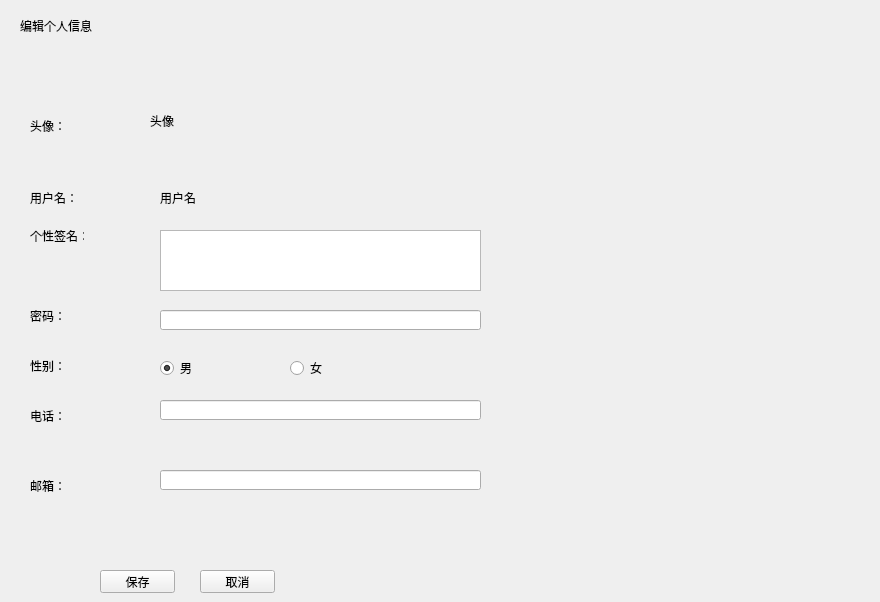
        <widget class="QWidget" name="user_set">
         <widget class="QWidget" name="widget_2" native="true">
          <property name="geometry">
           <rect>
            <x>0</x>
            <y>0</y>
            <width>871</width>
            <height>40</height>
           </rect>
          </property>
          <widget class="QLabel" name="label_17">
           <property name="geometry">
            <rect>
             <x>20</x>
             <y>15</y>
             <width>151</width>
             <height>21</height>
            </rect>
           </property>
           <property name="text">
            <string>编辑个人信息</string>
           </property>
          </widget>
         </widget>
         <widget class="QLabel" name="label_19">
          <property name="geometry">
           <rect>
            <x>30</x>
            <y>190</y>
            <width>91</width>
            <height>16</height>
           </rect>
          </property>
          <property name="text">
           <string>用户名：</string>
          </property>
         </widget>
         <widget class="QLabel" name="label_20">
          <property name="geometry">
           <rect>
            <x>30</x>
            <y>310</y>
            <width>54</width>
            <height>12</height>
           </rect>
          </property>
          <property name="text">
           <string>密码：</string>
          </property>
         </widget>
         <widget class="QLabel" name="label_21">
          <property name="geometry">
           <rect>
            <x>30</x>
            <y>360</y>
            <width>54</width>
            <height>12</height>
           </rect>
          </property>
          <property name="text">
           <string>性别：</string>
          </property>
         </widget>
         <widget class="QLabel" name="label_22">
          <property name="geometry">
           <rect>
            <x>30</x>
            <y>410</y>
            <width>54</width>
            <height>12</height>
           </rect>
          </property>
          <property name="text">
           <string>电话：</string>
          </property>
         </widget>
         <widget class="QLabel" name="label_23">
          <property name="geometry">
           <rect>
            <x>30</x>
            <y>480</y>
            <width>54</width>
            <height>12</height>
           </rect>
          </property>
          <property name="text">
           <string>邮箱：</string>
          </property>
         </widget>
         <widget class="QLabel" name="label_18">
          <property name="geometry">
           <rect>
            <x>30</x>
            <y>120</y>
            <width>54</width>
            <height>12</height>
           </rect>
          </property>
          <property name="text">
           <string>头像：</string>
          </property>
         </widget>
         <widget class="QLabel" name="label_user_set_name">
          <property name="geometry">
           <rect>
            <x>160</x>
            <y>190</y>
            <width>181</width>
            <height>16</height>
           </rect>
          </property>
          <property name="text">
           <string>用户名</string>
          </property>
         </widget>
         <widget class="QLineEdit" name="lineEdit_user_set_pwd">
          <property name="geometry">
           <rect>
            <x>160</x>
            <y>310</y>
            <width>321</width>
            <height>20</height>
           </rect>
          </property>
         </widget>
         <widget class="QRadioButton" name="radioButton_user_set_man">
          <property name="geometry">
           <rect>
            <x>160</x>
            <y>360</y>
            <width>89</width>
            <height>16</height>
           </rect>
          </property>
          <property name="text">
           <string>男</string>
          </property>
          <property name="checkable">
           <bool>true</bool>
          </property>
          <property name="checked">
           <bool>true</bool>
          </property>
         </widget>
         <widget class="QRadioButton" name="radioButton_user_set_woman">
          <property name="geometry">
           <rect>
            <x>290</x>
            <y>360</y>
            <width>89</width>
            <height>16</height>
           </rect>
          </property>
          <property name="text">
           <string>女</string>
          </property>
         </widget>
         <widget class="QLineEdit" name="lineEdit_user_set_phone">
          <property name="geometry">
           <rect>
            <x>160</x>
            <y>400</y>
            <width>321</width>
            <height>20</height>
           </rect>
          </property>
         </widget>
         <widget class="QLineEdit" name="lineEdit_user_set_email">
          <property name="geometry">
           <rect>
            <x>160</x>
            <y>470</y>
            <width>321</width>
            <height>20</height>
           </rect>
          </property>
         </widget>
         <widget class="QLabel" name="label_user_set_head">
          <property name="geometry">
           <rect>
            <x>150</x>
            <y>81</y>
            <width>80</width>
            <height>80</height>
           </rect>
          </property>
          <property name="text">
           <string>头像</string>
          </property>
         </widget>
         <widget class="QLabel" name="label_26">
          <property name="geometry">
           <rect>
            <x>30</x>
            <y>230</y>
            <width>54</width>
            <height>12</height>
           </rect>
          </property>
          <property name="text">
           <string>个性签名：</string>
          </property>
         </widget>
         <widget class="QTextEdit" name="textEdit_user_set_signature">
          <property name="geometry">
           <rect>
            <x>160</x>
            <y>230</y>
            <width>321</width>
            <height>61</height>
           </rect>
          </property>
         </widget>
         <widget class="QPushButton" name="pushButton_user_set_save">
          <property name="geometry">
           <rect>
            <x>100</x>
            <y>570</y>
            <width>75</width>
            <height>23</height>
           </rect>
          </property>
          <property name="text">
           <string>保存</string>
          </property>
         </widget>
         <widget class="QPushButton" name="pushButton_user_set_cancel">
          <property name="geometry">
           <rect>
            <x>200</x>
            <y>570</y>
            <width>75</width>
            <height>23</height>
           </rect>
          </property>
          <property name="text">
           <string>取消</string>
          </property>
         </widget>
        </widget>
